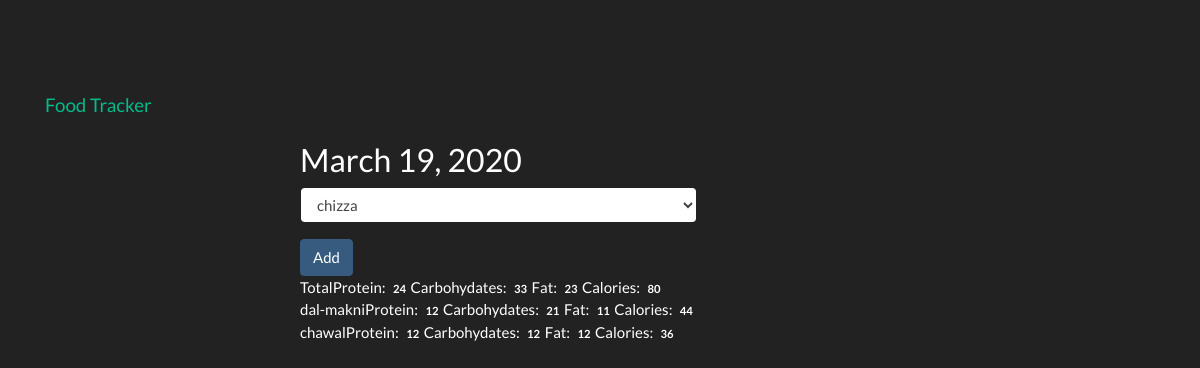
Page /view/20200319 on the committed database.
### tables this page shows
CREATE TABLE food(
	id integer primary key autoincrement,
	name text not null,
	protein integer not null,
	carbohydrates integer not null,
	fat integer not null,
	calories integer not null
);

### app.py (the view)
@app.route('/view/<date>', methods=['GET', 'POST']) #date is going to be 20170520
def view(date):
    db = get_db()
    cur = db.execute('select id, entry_date from log_date where entry_date = ?', [date])
    date_result = cur.fetchone()
    if request.method == 'POST':
        db.execute('insert into food_date (food_id, log_date_id) values (?, ?)', [request.form['food-select'], date_result['id']])
        db.commit()
    d = datetime.strptime(str(date_result['entry_date']), '%Y%m%d')
    pretty_date = datetime.strftime(d, '%B %d, %Y')
    food_cur = db.execute('select id, name from food')
    food_results = food_cur.fetchall()
    log_cur = db.execute('select food.name, food.protein, food.carbohydrates, food.fat, food.calories from log_date join food_date on food_date.log_date_id = log_date.id join food on food.id = food_date.food_id where log_date.entry_date = ?', [date])
    log_results = log_cur.fetchall()
    totals = {}
    totals['protein'] = 0
    totals['carbohydrates'] = 0
    totals['fat'] = 0
    totals['calories'] = 0
    for food in log_results:
        totals['protein'] += food['protein']
        totals['carbohydrates'] += food['carbohydrates']
        totals['fat'] += food['fat']
        totals['calories'] += food['calories']
    return render_template('day.html', entry_date=date_result['entry_date'], pretty_date=pretty_date, food_results=food_results, log_results=log_results, totals=totals)

### database.py (called while the page is built)
def connect_db():
    sql = sqlite3.connect('/home/praneet/Desktop/flask_all_files/food_tracker/food_log.db')
    sql.row_factory = sqlite3.Row
    return sql

def get_db():
    if not hasattr(g, 'sqlite_db'):
        g.sqlite_db = connect_db()
    return g.sqlite_db

### templates/day.html (shortened to what this page needs)
{% extends 'base.html' %}
{% block content %}
  <body>
    <nav class="navbar navbar-inverse navbar-fixed-top">
      <div class="container">
        <div class="navbar-header">
          <a class="navbar-brand" href="{{url_for('index')}}">Food Tracker</a>
        </div>
      </div>
    </nav>
    <div class="container theme-showcase col-sm-6 col-sm-offset-3" role="main">
      <div class="row">
        <div>
          <div class="panel panel-primary">
            <div class="panel-heading">
              <h3 class="panel-title">{{ pretty_date }}</h3>
            </div>
            <div class="panel-body">
              <form method="POST" action="{{ url_for('view', date=entry_date) }}">
                <div class="form-group">
                  <select class="form-control" name="food-select">
                    {% for food in food_results %}
                      <option value={{ food.id }}>{{ food.name }}</option>
                    {% endfor %}
                  </select>
                </div>
                <button type="submit" class="btn btn-primary">Add</button>
              </form>
              <ul class="nav nav-pills" role="tablist">
                <li class="active"><a>Total</a></li>
                <li><a>Protein: <span class="badge">{{ totals.protein }}</span></a></li>
                <li><a>Carbohydates: <span class="badge">{{ totals.carbohydrates }}</span></a></li>
                <li><a>Fat: <span class="badge">{{ totals.fat }}</span></a></li>
                <li><a>Calories: <span class="badge">{{ totals.calories }}</span></a></li>
              </ul>
            </div>
            {% for food in log_results %}
            <div class="panel-body">
              <ul class="nav nav-pills" role="tablist">
                <li class="active"><a>{{ food.name }}</a></li>
                <li><a>Protein: <span class="badge">{{ food.protein }}</span></a></li>
                <li><a>Carbohydates: <span class="badge">{{ food.carbohydrates }}</span></a></li>
                <li><a>Fat: <span class="badge">{{ food.fat }}</span></a></li>
                <li><a>Calories: <span class="badge">{{ food.calories }}</span></a></li>
              </ul>
            </div>
            {% endfor %}
          </div>
        </div>
      </div>
    </div>
  </body>
{% endblock %}

### static/theme.css (style rules this page uses)
body { padding-top: 70px; padding-bottom: 30px; }

### rows in the picture
food: name "dal-makni", protein "12", carbohydrates "21", fat "11", calories "44"
food: name "chawal", protein "12", carbohydrates "12", fat "12", calories "36"

### other values in the picture
{{ pretty_date }} "March 19, 2020"
{{ totals.protein }} "24"
{{ totals.carbohydrates }} "33"
{{ totals.fat }} "23"
{{ totals.calories }} "80"
form field food-select "chizza"
